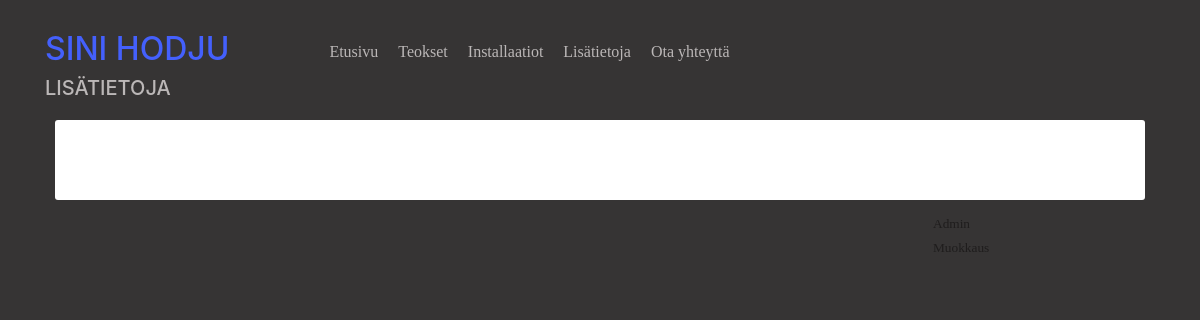
Page /about/ on the earlier database version.
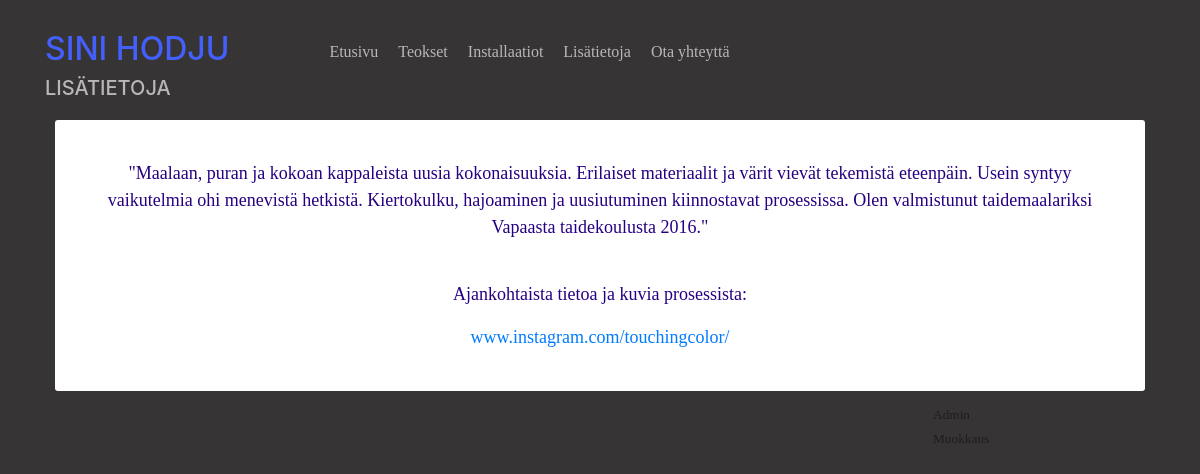
Same page on the later database version.
### app/models.py (models this page shows, shortened)
class About(models.Model):
    name=models.CharField(max_length=20, default="Esittelyteksti") #pakollinen
    text=models.CharField(max_length=2500, default="Työnalla...") #pakollinen

### app/views.py (the view)
# urls.py: path("about/", aboutview),
def aboutview(request):
    a = About.objects.all()
    context = {'about': a}
    return render(request, 'aboutpage.html', context)

### app/templates/aboutpage.html
{% extends 'index.html' %} {% block content %}
<h5 class="title">LISÄTIETOJA</h5>
<center>
    <div class="area-text-about">
        {% for s in about %}
        <p class="about-text">{{s.text}}</p>
        <br />
        <p class="about-text">Ajankohtaista tietoa ja kuvia prosessista:</p>
        <a class="about-link" href="https://www.instagram.com/touchingcolor/">
            www.instagram.com/touchingcolor/
        </a>
        {% endfor %}
    </div>
</center>
{% endblock %}

### app/templates/index.html (shortened to what this page needs)
<!DOCTYPE html>
<html>
    <head>
        {% load static %}
        <link rel="stylesheet" href="{% static 'style.css' %}" />
        <link
            rel="stylesheet"
            href="https://stackpath.bootstrapcdn.com/bootstrap/4.5.0/css/bootstrap.min.css"
        />
        <link
            rel="stylesheet"
            href="https://cdnjs.cloudflare.com/ajax/libs/font-awesome/5.11.2/css/all.min.css"
        />
    </head>
    <body class="color">
        <div class="container">
            <div class="inline-flex-parent">
                <div class="name-title-div">
                    <h4 class="name-title">SINI HODJU</h4>
                </div>
                <div class="btn-group" role="group">
                    <a class="button" href="/">Etusivu</a>
                    <a class="button" href="/work">Teokset</a>
                    <a class="button" href="/installation">Installaatiot</a>
                    <a class="button" href="/about">Lisätietoja</a>
                    <a class="button" href="/contact">Ota yhteyttä</a>
                </div>
            </div>
            {% block content %} {% endblock %}
            <a class="admin-link" href="/admin/login/?next=/admin/">Admin</a>
            <a class="admin-link" href="/modify">Muokkaus</a>
        </div>
    </body>
</html>

### app/static/style.css (style rules this page uses)
.button { font-size: medium; color: rgb(187, 183, 183); margin: 10px; font-family: "Verdana"; }
.admin-link { color: rgb(31, 29, 29); margin: 10px; margin-left: 80%; margin-right: 5%; font-family: "Verdana"; font-size: smaller; }
p { font-family: "Verdana"; }
.about-text { color: rgb(39, 0, 130); font-size: large; font-family: Tahoma; }
.about-link { font-family: "Verdana"; font-size: large; }
.area-text-about { justify-content: center; background-color: white; border-radius: 3px; border: 1px white; padding: 40px; margin: 10px; }
.color { background-color: rgb(54, 52, 52); }
.title { color: rgb(187, 183, 183); margin: auto; padding-bottom: 10px; }
.name-title { color: rgb(68, 96, 252); font-weight: 500; font-size: xx-large; }
.btn-group { flex-wrap: wrap; }
.name-title-div { margin-right: 90px; }
.inline-flex-parent { padding-top: 30px; display: inline-flex; }

Differences in the rows shown:
added About: text "\"Maalaan, puran ja kokoan kappaleista uusia kokonaisuuksia. Erilaiset materiaalit ja värit vievät tekemistä eteenpäin. Usein syntyy vaikutelmia ohi menevistä hetkistä. Kiertokulku, hajoaminen ja uusiutuminen kiinnostavat prosessissa. Olen valmistunut taidemaalariksi Vapaasta taidekoulusta 2016.\""
